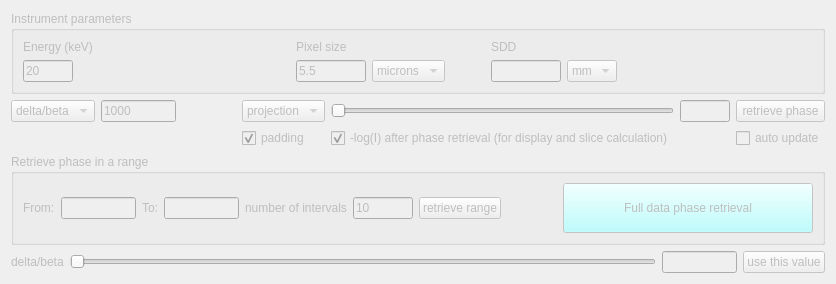
      <widget class="QWidget" name="phase_tab">
       <property name="enabled">
        <bool>false</bool>
       </property>
       <attribute name="title">
        <string>Phase retrieval</string>
       </attribute>
       <layout class="QVBoxLayout" name="verticalLayout_8" stretch="0,0,0,0">
        <item>
         <widget class="QGroupBox" name="phase_groupBox_01">
          <property name="title">
           <string>Instrument parameters</string>
          </property>
          <layout class="QGridLayout" name="gridLayout_4">
           <item row="1" column="0">
            <widget class="QLineEdit" name="phase_energy_inp">
             <property name="minimumSize">
              <size>
               <width>50</width>
               <height>0</height>
              </size>
             </property>
             <property name="maximumSize">
              <size>
               <width>50</width>
               <height>16777215</height>
              </size>
             </property>
             <property name="text">
              <string>20</string>
             </property>
            </widget>
           </item>
           <item row="1" column="7">
            <widget class="QComboBox" name="phase_sdd_unit_select">
             <item>
              <property name="text">
               <string>mm</string>
              </property>
             </item>
             <item>
              <property name="text">
               <string>cm</string>
              </property>
             </item>
            </widget>
           </item>
           <item row="0" column="3">
            <widget class="QLabel" name="phase_label_02">
             <property name="text">
              <string>Pixel size</string>
             </property>
            </widget>
           </item>
           <item row="1" column="8">
            <spacer name="phase_horizontalSpacer_03">
             <property name="orientation">
              <enum>Qt::Horizontal</enum>
             </property>
             <property name="sizeHint" stdset="0">
              <size>
               <width>40</width>
               <height>20</height>
              </size>
             </property>
            </spacer>
           </item>
           <item row="1" column="4">
            <widget class="QComboBox" name="phase_pixel_unit_select">
             <item>
              <property name="text">
               <string>microns</string>
              </property>
             </item>
             <item>
              <property name="text">
               <string>mm</string>
              </property>
             </item>
             <item>
              <property name="text">
               <string>cm</string>
              </property>
             </item>
            </widget>
           </item>
           <item row="1" column="5">
            <spacer name="phase_horizontalSpacer_02">
             <property name="orientation">
              <enum>Qt::Horizontal</enum>
             </property>
             <property name="sizeType">
              <enum>QSizePolicy::Fixed</enum>
             </property>
             <property name="sizeHint" stdset="0">
              <size>
               <width>40</width>
               <height>20</height>
              </size>
             </property>
            </spacer>
           </item>
           <item row="0" column="6">
            <widget class="QLabel" name="phase_label_03">
             <property name="text">
              <string>SDD</string>
             </property>
            </widget>
           </item>
           <item row="0" column="0">
            <widget class="QLabel" name="phase_label_01">
             <property name="text">
              <string>Energy (keV)</string>
             </property>
            </widget>
           </item>
           <item row="1" column="1">
            <spacer name="phase_horizontalSpacer_01">
             <property name="orientation">
              <enum>Qt::Horizontal</enum>
             </property>
             <property name="sizeHint" stdset="0">
              <size>
               <width>40</width>
               <height>20</height>
              </size>
             </property>
            </spacer>
           </item>
           <item row="1" column="3">
            <widget class="QLineEdit" name="phase_pixel_size">
             <property name="minimumSize">
              <size>
               <width>50</width>
               <height>0</height>
              </size>
             </property>
             <property name="maximumSize">
              <size>
               <width>70</width>
               <height>16777215</height>
              </size>
             </property>
             <property name="text">
              <string>5.5</string>
             </property>
            </widget>
           </item>
           <item row="1" column="6">
            <widget class="QLineEdit" name="phase_sdd">
             <property name="minimumSize">
              <size>
               <width>50</width>
               <height>0</height>
              </size>
             </property>
             <property name="maximumSize">
              <size>
               <width>70</width>
               <height>16777215</height>
              </size>
             </property>
            </widget>
           </item>
          </layout>
         </widget>
        </item>
        <item>
         <layout class="QGridLayout" name="phase_gridLayout_01">
          <item row="0" column="5">
           <widget class="QLineEdit" name="phase_index">
            <property name="minimumSize">
             <size>
              <width>50</width>
              <height>0</height>
             </size>
            </property>
            <property name="maximumSize">
             <size>
              <width>50</width>
              <height>16777215</height>
             </size>
            </property>
           </widget>
          </item>
          <item row="0" column="2">
           <spacer name="phase_horizontalSpacer_04">
            <property name="orientation">
             <enum>Qt::Horizontal</enum>
            </property>
            <property name="sizeType">
             <enum>QSizePolicy::Fixed</enum>
            </property>
            <property name="sizeHint" stdset="0">
             <size>
              <width>60</width>
              <height>20</height>
             </size>
            </property>
           </spacer>
          </item>
          <item row="0" column="3">
           <widget class="QComboBox" name="phase_proj_slice_select">
            <item>
             <property name="text">
              <string>projection</string>
             </property>
            </item>
            <item>
             <property name="text">
              <string>slice</string>
             </property>
            </item>
           </widget>
          </item>
          <item row="0" column="4">
           <widget class="QSlider" name="phase_slider">
            <property name="orientation">
             <enum>Qt::Horizontal</enum>
            </property>
           </widget>
          </item>
          <item row="1" column="3">
           <widget class="QCheckBox" name="phase_pad_chk">
            <property name="text">
             <string>padding</string>
            </property>
            <property name="checked">
             <bool>true</bool>
            </property>
           </widget>
          </item>
          <item row="0" column="6">
           <widget class="QPushButton" name="phase_retrieve_single_btn">
            <property name="text">
             <string>retrieve phase</string>
            </property>
           </widget>
          </item>
          <item row="1" column="4">
           <widget class="QCheckBox" name="phase_log_chk">
            <property name="text">
             <string>-log(I) after phase retrieval (for display and slice calculation)</string>
            </property>
            <property name="checked">
             <bool>true</bool>
            </property>
           </widget>
          </item>
          <item row="0" column="1">
           <widget class="QLineEdit" name="delta_beta_value">
            <property name="minimumSize">
             <size>
              <width>75</width>
              <height>0</height>
             </size>
            </property>
            <property name="maximumSize">
             <size>
              <width>75</width>
              <height>16777215</height>
             </size>
            </property>
            <property name="text">
             <string>1000</string>
            </property>
           </widget>
          </item>
          <item row="1" column="6">
           <widget class="QCheckBox" name="phase_autoupd_chk">
            <property name="text">
             <string>auto update</string>
            </property>
           </widget>
          </item>
          <item row="0" column="0">
           <widget class="QComboBox" name="phase_deltabeta_select">
            <item>
             <property name="text">
              <string>delta/beta</string>
             </property>
            </item>
            <item>
             <property name="text">
              <string>beta/delta</string>
             </property>
            </item>
           </widget>
          </item>
         </layout>
        </item>
        <item>
         <widget class="QGroupBox" name="phase_groupBox_02">
          <property name="title">
           <string>Retrieve phase in a range</string>
          </property>
          <layout class="QHBoxLayout" name="horizontalLayout_14">
           <item>
            <widget class="QLabel" name="phase_label_10">
             <property name="text">
              <string>From:</string>
             </property>
            </widget>
           </item>
           <item>
            <widget class="QLineEdit" name="phase_range_from">
             <property name="minimumSize">
              <size>
               <width>75</width>
               <height>0</height>
              </size>
             </property>
             <property name="maximumSize">
              <size>
               <width>75</width>
               <height>16777215</height>
              </size>
             </property>
            </widget>
           </item>
           <item>
            <widget class="QLabel" name="phase_label_11">
             <property name="text">
              <string>To:</string>
             </property>
            </widget>
           </item>
           <item>
            <widget class="QLineEdit" name="phase_range_to">
             <property name="minimumSize">
              <size>
               <width>75</width>
               <height>0</height>
              </size>
             </property>
             <property name="maximumSize">
              <size>
               <width>75</width>
               <height>16777215</height>
              </size>
             </property>
            </widget>
           </item>
           <item>
            <widget class="QLabel" name="phase_label_12">
             <property name="text">
              <string>number of intervals</string>
             </property>
            </widget>
           </item>
           <item>
            <widget class="QLineEdit" name="phase_range_intervals">
             <property name="minimumSize">
              <size>
               <width>60</width>
               <height>0</height>
              </size>
             </property>
             <property name="maximumSize">
              <size>
               <width>50</width>
               <height>16777215</height>
              </size>
             </property>
             <property name="text">
              <string>10</string>
             </property>
            </widget>
           </item>
           <item>
            <widget class="QPushButton" name="phase_range_retrieve_btn">
             <property name="toolTip">
              <string>Run retrieval blahbla</string>
             </property>
             <property name="text">
              <string>retrieve range</string>
             </property>
            </widget>
           </item>
           <item>
            <spacer name="phase_horizontalSpacer_05">
             <property name="orientation">
              <enum>Qt::Horizontal</enum>
             </property>
             <property name="sizeHint" stdset="0">
              <size>
               <width>40</width>
               <height>20</height>
              </size>
             </property>
            </spacer>
           </item>
           <item>
            <widget class="QPushButton" name="phase_retrieve_btn">
             <property name="minimumSize">
              <size>
               <width>250</width>
               <height>50</height>
              </size>
             </property>
             <property name="maximumSize">
              <size>
               <width>250</width>
               <height>16777215</height>
              </size>
             </property>
             <property name="palette">
              <palette>
               <active>
                <colorrole role="Button">
                 <brush brushstyle="SolidPattern">
                  <color alpha="255">
                   <red>170</red>
                   <green>255</green>
                   <blue>255</blue>
                  </color>
                 </brush>
                </colorrole>
               </active>
               <inactive>
                <colorrole role="Button">
                 <brush brushstyle="SolidPattern">
                  <color alpha="255">
                   <red>170</red>
                   <green>255</green>
                   <blue>255</blue>
                  </color>
                 </brush>
                </colorrole>
               </inactive>
               <disabled>
                <colorrole role="Button">
                 <brush brushstyle="SolidPattern">
                  <color alpha="255">
                   <red>170</red>
                   <green>255</green>
                   <blue>255</blue>
                  </color>
                 </brush>
                </colorrole>
               </disabled>
              </palette>
             </property>
             <property name="toolTip">
              <string>Full dataset phase retrieval</string>
             </property>
             <property name="layoutDirection">
              <enum>Qt::LeftToRight</enum>
             </property>
             <property name="text">
              <string>Full data phase retrieval</string>
             </property>
             <property name="autoDefault">
              <bool>false</bool>
             </property>
             <property name="default">
              <bool>false</bool>
             </property>
             <property name="flat">
              <bool>false</bool>
             </property>
            </widget>
           </item>
          </layout>
         </widget>
        </item>
        <item>
         <layout class="QHBoxLayout" name="phase_horizontalLayout_03">
          <item>
           <widget class="QLabel" name="phase_image_refraction_label">
            <property name="text">
             <string>delta/beta</string>
            </property>
           </widget>
          </item>
          <item>
           <widget class="QSlider" name="phase_image_refraction_slider">
            <property name="orientation">
             <enum>Qt::Horizontal</enum>
            </property>
           </widget>
          </item>
          <item>
           <widget class="QLineEdit" name="phase_image_refraction_value">
            <property name="maximumSize">
             <size>
              <width>75</width>
              <height>16777215</height>
             </size>
            </property>
            <property name="readOnly">
             <bool>true</bool>
            </property>
           </widget>
          </item>
          <item>
           <widget class="QPushButton" name="phase_image_refraction_usethis_btn">
            <property name="text">
             <string>use this value</string>
            </property>
           </widget>
          </item>
         </layout>
        </item>
       </layout>
      </widget>
